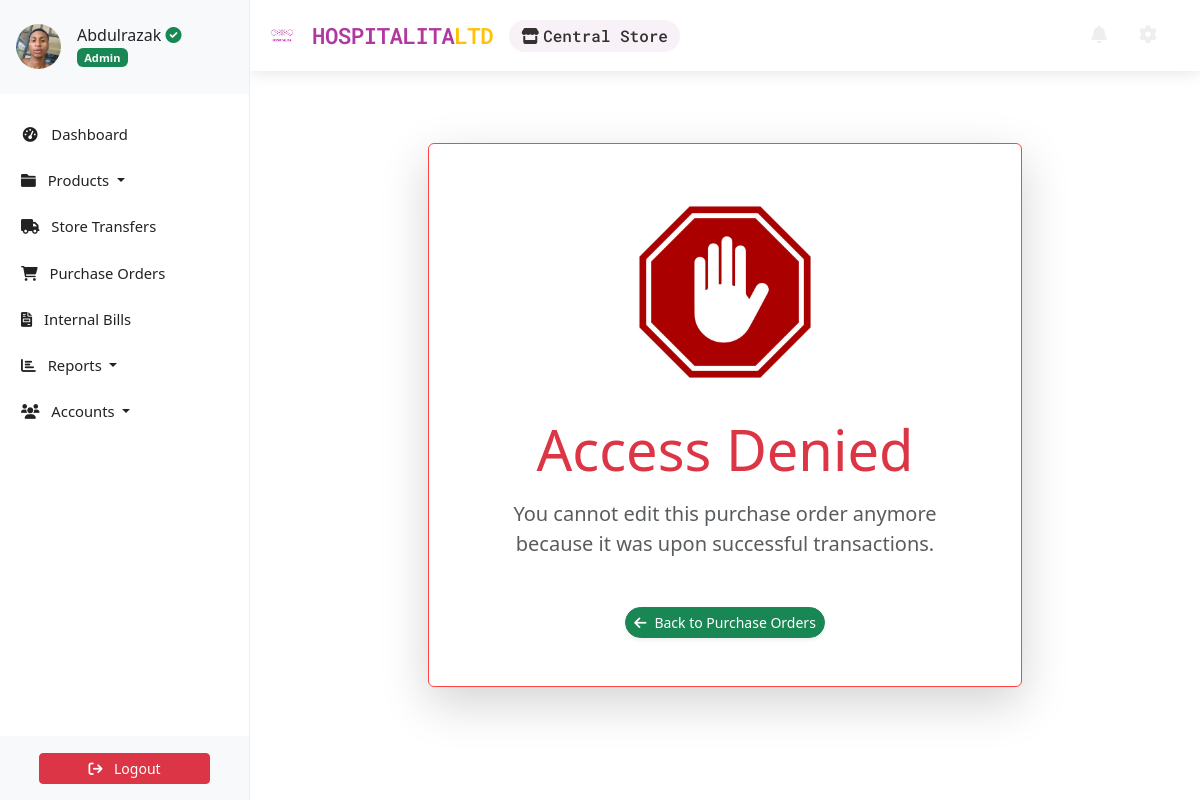
Page /transactions/purchase-order/7/update/ (signed in) on the committed database.
### accounts/models.py (models this page shows, shortened)
class Profile(AbstractBaseUser, PermissionsMixin):
    email = models.EmailField(unique=True, max_length=150)
    first_name = models.CharField(max_length=30, blank=True)
    last_name = models.CharField(max_length=30, blank=True)
    telephone = PhoneNumberField(null=True, blank=True)
    store = models.ForeignKey('store.Store', on_delete=models.CASCADE, null=True, blank=True, related_name='user')
    profile_picture = ProcessedImageField(
        default='profile_pics/default.jpg',
        upload_to='profile_pics',
        format='JPEG',
        processors=[ResizeToFill(150, 150)],
        options={'quality': 100}
    )
    status = models.CharField(max_length=12, choices=STATUS_CHOICES, default='INA')
    role = models.CharField(max_length=12, choices=ROLE_CHOICES, blank=True, null=True)
    slug = AutoSlugField(unique=True, populate_from='email')
    date_joined = models.DateTimeField(auto_now_add=True,  blank=True, null=True)
    last_login = models.DateTimeField(null=True, blank=True)
    is_active = models.BooleanField(default=True)
    is_staff = models.BooleanField(default=False)  # required by admin
    objects = ProfileManager()
    USERNAME_FIELD = 'email'
    REQUIRED_FIELDS = []  # optional: add first_name, last_name
    class Meta:
        verbose_name = 'Profile'
        verbose_name_plural = 'Profiles'

### store/models.py (models this page shows, shortened)
class Store(models.Model):
    name = models.CharField(max_length=100)
    address = models.TextField(blank=True)
    contact_number = models.CharField(max_length=15, blank=True)
    central = models.BooleanField(default=False)  # Indicates the central store (admin's primary)

### transactions/views.py (the view, shortened to what this page needs)
# urls.py: path('purchase-order/<int:pk>/update/', PurchaseOrderUpdateView.as_view(), name='purchaseorder-update'),
class PurchaseOrderUpdateView(LoginRequiredMixin, UpdateView):
    model = PurchaseOrder
    form_class = PurchaseOrderForm
    template_name = "transactions/purchaseorderform.html"
    def get(self, request, *args, **kwargs):
        self.object = self.get_object()
        if not (self.object.delivery_status == 'P' and self.object.created_by == request.user):
            if self.object.delivery_status != 'P':
                message = "You cannot edit this purchase order anymore because it was upon successful transactions."
            else:
                creator_email = self.object.created_by.email
                message = f"You cannot edit this purchase order because it was initiated by another user. Please contact {creator_email} or the admin."
            return render(request, 'transactions/permission_denied_purchase_order.html', {'message': message})
        return super().get(request, *args, **kwargs)

### store/context_processors.py (called while the page is built)
def unread_alerts_count(request):
    if request.user.is_authenticated:
        current_store = request.user.store
        count = StockAlert.objects.filter(store_inventory__store=current_store, is_read=False).count()
        return {'unread_alerts_count': count}
    return {'unread_alerts_count': 0}

### transactions/templates/transactions/permission_denied_purchase_order.html (shortened to what this page needs)
{% extends "store/base.html" %}
{% load static %}
{% block content %}
<div class="container my-5">
    <div class="row justify-content-center">
        <div class="col-md-8 text-center">
            <div class="error-container p-5 rounded shadow-lg">
                <img src="{% static 'images/logo/403.jpg' %}" alt="Forbidden" class="img-fluid mb-4" style="max-width: 200px;">
                <h1 class="display-4 text-danger mb-3">Access Denied</h1>
                <p class="lead text-muted mb-4">
                    {{ message }}
                </p>
                <div class="error-actions mt-5">
                    <a href="{% url 'purchaseorderslist' %}" class="btn btn-success btn-sm rounded-pill shadow-sm">
                        <i class="fas fa-arrow-left me-2"></i>Back to Purchase Orders
                    </a>
                </div>
            </div>
        </div>
    </div>
</div>
{% endblock %}

### store/templates/store/base.html (shortened to what this page needs)
<!DOCTYPE html>
<html lang="en">
    <head>
        {% load static %}
        <link href="https://cdn.jsdelivr.net/npm/bootstrap@5.3.3/dist/css/bootstrap.min.css" rel="stylesheet">
        <link rel="stylesheet" type="text/css" href="https://unpkg.com/@webpixels/css@1.1.5/dist/index.css">
        <link rel="stylesheet" href="{% static '/css/style.css' %}" type="text/css">
        <link rel="stylesheet" href="https://cdnjs.cloudflare.com/ajax/libs/font-awesome/5.15.4/css/all.min.css">
    </head>
    <body>
        {% include "store/sidebar.html" %}
        <section id="wrapper">
          <nav class="navbar navbar-expand-md navbar-light">
            <div class="container-fluid">
                <div class="d-flex align-items-center">
                    <a class="navbar-brand" href="{% url 'dashboard' %}" style="color: #b038a0;">
                        <img src="{% static 'images/logo/hospitalialogo.png' %}" alt="Hospitalita Logo" class="navbar-logo">
                        HOSPITALITA<span class="text-warning">LTD</span>
                    </a>
                    {% if request.user.is_authenticated and request.user.store %}
                    <div class="store-display">
                        <i class="fas fa-store me-1"></i>{{ request.user.store.name }}
                    </div>
                    {% endif %}
                </div>
                <div class="collapse navbar-collapse" id="toggle-navbar">
                    <ul class="navbar-nav ms-auto align-items-center">
                        <li class="nav-item me-3">
                            <a class="nav-link position-relative nav-icon" href="{% url 'notifications' %}">
                                <i class="fa fa-bell"></i>
                            </a>
                        </li>
                        <li class="nav-item me-2">
                            <a class="nav-link nav-icon" href="/hospitalita-admin/" title="Admin Dashboard">
                                <i class="fas fa-cog"></i>
                            </a>
                        </li>
                    </ul>
                </div>
            </div>
        </nav>
          <main class="container py-4">
            {% block content %}{% endblock content %}
          </main>
        </section>
    </body>
</html>

### store/templates/store/sidebar.html (shortened to what this page needs)
<link href="https://cdn.jsdelivr.net/npm/bootstrap@5.3.3/dist/css/bootstrap.min.css" rel="stylesheet">
<link href="https://cdnjs.cloudflare.com/ajax/libs/font-awesome/6.0.0-beta3/css/all.min.css" rel="stylesheet">
<aside class="sidebar position-fixed top-0 left-0 overflow-auto h-100 bg-white text-dark" id="show-side-navigation1">
    <div class="sidebar-header d-flex align-items-center px-3 py-4 border-bottom border-light" style="background-color:#f8f9fa ;">
        <div class="d-flex align-items-center text-decoration-none text-dark">
            <img class="rounded-circle img-fluid" id="sidebar-img" width="45" src="{{ request.user.profile_picture.url }}" alt="Profile Picture" />
            <div class="ms-3">
                <h5 class="fs-6 mb-0">
                    {{ request.user.first_name }}{% if request.user.role == 'AD' %} <i class="fa-solid fa-circle-check text-success"></i>{% endif %}
                </h5>
                <span class="badge bg-success text-light">
                    {% if request.user.role == 'AD' %}
                        Admin
                    {% elif request.user.role == 'EX' %}
                        Executive
                    {% else %}
                        Operative
                    {% endif %}
                </span>
            </div>
        </div>
    </div>
    <div class="nav-container">
        <ul class="nav flex-column mt-3">
            <li class="nav-item mb-2">
                <a class="nav-link {% if request.resolver_match.url_name == 'dashboard' %}active{% endif %}" href="{% url 'dashboard' %}">
                    <i class="fa fa-tachometer-alt fa-fw me-2"></i> Dashboard
                </a>
            </li>
            <li class="nav-item mb-2 dropdown">
                <a class="nav-link {% if request.resolver_match.url_name == 'productslist' %}active{% endif %} dropdown-toggle" href="#" id="productsDropdown" role="button" data-bs-toggle="dropdown" aria-expanded="false">
                    <i class="fa fa-folder me-2"></i> Products
                </a>
            </li>
            <li class="nav-item mb-2">
                {% if request.user.store.central %}
                <a class="nav-link {% if request.resolver_match.url_name == 'transfer-create' or request.resolver_match.url_name == 'transferslist' %}active{% endif %}" href="{% url 'transferslist' %}">
                    <i class="fa fa-truck fa-fw me-2"></i> Store Transfers
                </a>
                {% else %}
                <a class="nav-link {% if request.resolver_match.url_name == 'saleslist' %}active{% endif %}" href="{% url 'saleslist' %}">
                    <i class="fa fa-shopping-bag fa-fw me-2"></i> Sales Orders
                </a>
                {% endif %}
            </li>
            <li class="nav-item mb-2">
                <a class="nav-link {% if request.resolver_match.url_name == 'purchaseorderslist' %}active{% endif %}" href="{% url 'purchaseorderslist' %}">
                    <i class="fa fa-shopping-cart me-2"></i> Purchase Orders
                </a>
            </li>
            <li class="nav-item mb-2">
                <a class="nav-link {% if request.resolver_match.url_name == 'usage_list' %}active{% endif %}" href="{% url 'usage_list' %}">
                    <i class="fa-solid fa-file-invoice me-2"></i> Internal Bills
                </a>
            </li>
            <li class="nav-item mb-2 dropdown">
                <a class="nav-link  dropdown-toggle" href="#" id="reportsDropdown" role="button" data-bs-toggle="dropdown" aria-expanded="false">
                    <i class="fa fa-chart-bar me-2"></i> Reports
                </a>
            </li>
            <li class="nav-item mb-2 dropdown">
                <a class="nav-link  dropdown-toggle" href="#" id="accountsDropdown" role="button" data-bs-toggle="dropdown" aria-expanded="false">
                    <i class="fa fa-users me-2"></i> Accounts
                </a>
            </li>
        </ul>
    </div>
    <div class="sidebar-footer position-absolute bottom-0 w-100 text-center py-3 bg-light border-top border-light">
        <form method="post" action="{% url 'user-logout' %}">
            <button type="submit" class="btn btn-danger btn-sm w-75">
                <i class="fa fa-sign-out me-2"></i> Logout
            </button>
        </form>
    </div>
</aside>

### static/css/style.css (style rules this page uses)
:root { --dk-gray-100: #f3f4f6; --dk-gray-200: #e5e7eb; --dk-gray-300: #d1d5db; --dk-gray-400: #9ca3af; --dk-gray-500: #6b7280; --dk-gray-600: #4b5563; --dk-gray-700: #374151; --dk-gray-800: #1f2937; --dk-gray-900: #111827; --dk-dark-bg: #313348; --dk-darker-bg: #2a2b3d; --navbar-bg-color: #6f6486; --sidebar-bg-color: #252636; --sidebar-width: 250px; --sidebar-expanded-width: 230px; --sidebar-collapsed-width: 100px; --sidebar-header-bg: #212529; --dropdown-menu-bg: #495057; --dropdown-item-color: #adb5bd; --dropdown-item-active-bg: #6c757d; --sidebar-separator-bg: #4caf50; --logo-separator-height: 60px; --sidebar-item-height: 50px; --submenu-item-height: 45px; }
* { margin: 0; padding: 0; box-sizing: border-box; }
body { font-family: "Inter", sans-serif; background-color: #fff; }
a { text-decoration: none; }
#wrapper { margin-left: var(--sidebar-width); transition: margin-left 0.3s ease-in-out; }
.sidebar { font-size: 0.925rem; background-color: var(--sidebar-bg-color); width: var(--sidebar-width); transition: width 0.3s ease-in-out; z-index: 9999999; }
.sidebar .sidebar-header { background-color: var(--sidebar-header-bg); border-bottom: 1px solid #2a2b3c; }
.sidebar ul > li > a { color: var(--dk-gray-400); text-decoration: none; }
.navbar { border: none; background-color: var(--navbar-bg-color); }
.navbar .navbar-nav > li > a { color: #eee; line-height: 55px; padding: 0 10px; }
.navbar .navbar-brand { color: #fff; line-height: 55px; padding: 0; }
.navbar > .container .navbar-brand, .navbar > .container-fluid .navbar-brand { margin: 0; }
.navbar .navbar-nav > li > a { float: left; }
.navbar .navbar-nav > li > a > i { font-size: 18px; }

### store/templates/store/base.html (style rules this page uses)
:root { --primary-font: 'Poppins', sans-serif; --secondary-font: 'Roboto Mono', monospace; --brand-color: #b038a0; --accent-color: #b038a0; }
body { font-family: var(--primary-font); line-height: 1.6; }
.navbar-brand { font-family: var(--secondary-font); font-weight: 600; letter-spacing: -0.5px; font-size: 1.4rem !important; display: flex; align-items: center; }
.navbar-logo { height: 40px; margin-right: 10px; vertical-align: middle; width: auto; }
.store-display { font-family: var(--secondary-font); font-weight: 500; color: rgb(52, 49, 49); background: #f8f2f8; padding: 0.25rem 0.75rem; border-radius: 20px; margin-left: 1rem; }
.nav-icon { font-size: 1.2rem; padding: 0.5rem 0.75rem; transition: all 0.3s ease; color: #555; position: relative; }
.navbar-nav { margin-right: 15px; }
#wrapper { padding-top: 0px; }
.navbar { box-shadow: 0 2px 15px rgba(0, 0, 0, 0.1); background: linear-gradient(135deg, #fff, #fff) !important; position: fixed; top: 0; width: 100%; z-index: 1000; }

### store/templates/store/sidebar.html (style rules this page uses)
.sidebar { width: 250px; background-color: #fff; color: #333; position: fixed; top: 0; bottom: 0; display: flex; flex-direction: column; border-right: 1px solid #eee; z-index: 1001; }
.sidebar-header { background-color: #f8f9fa; border-bottom: 1px solid #eee; }
.nav-container { flex: 1; overflow-y: auto; padding: 5px; }
.sidebar .nav-link { color: #222 !important; font-weight: 470; }
.sidebar-footer { background-color: #f8f9fa; text-align: center; padding: 10px; border-top: 1px solid #eee; }

### transactions/templates/transactions/permission_denied_purchase_order.html (style rules this page uses)
.error-container { background: #fff; border: 1px solid #ff4444; animation: fadeIn 0.5s ease-in; }

### rows in the picture
Profile: user.profile_picture (picture), user.first_name "Abdulrazak", user.store.name "Central Store"

### other values in the picture
{{ message }} "You cannot edit this purchase order anymore because it was upon successful transactions."
